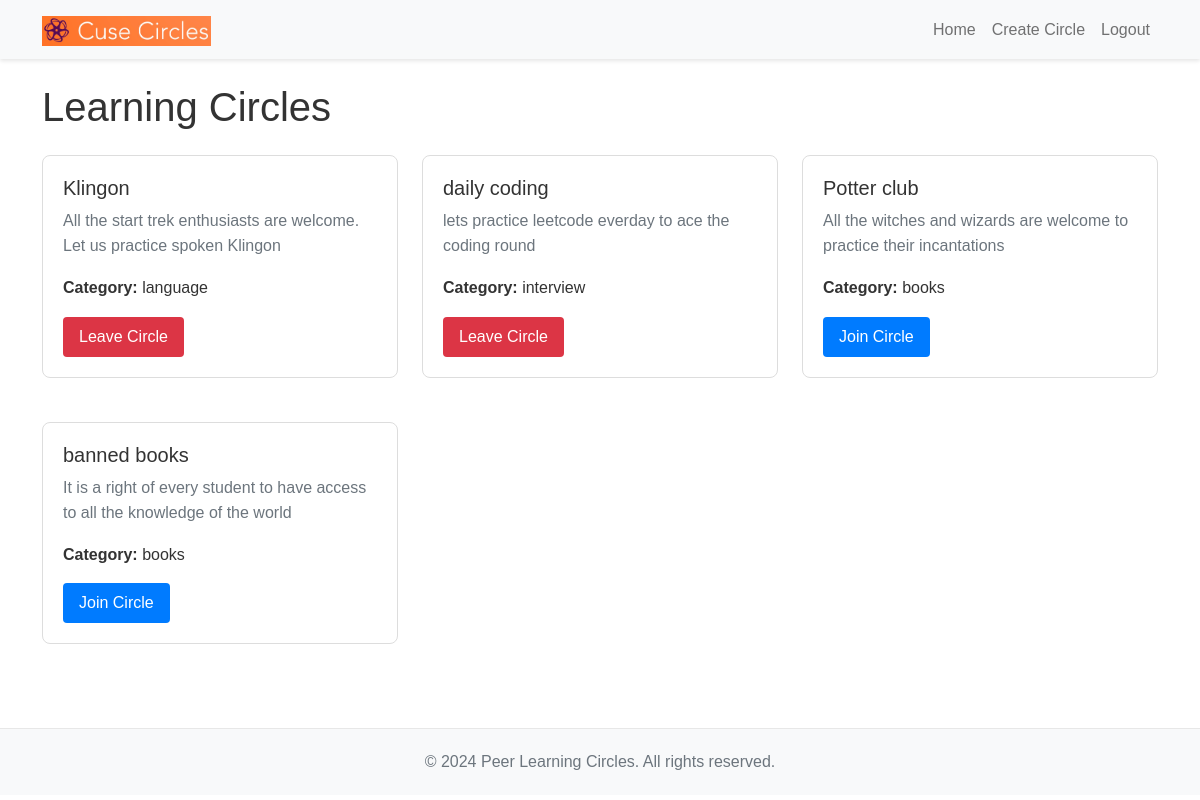
The app's page / (signed in) with its own data.
### circles/models.py (models this page shows, shortened)
class Circle(models.Model):
    name = models.CharField(max_length=100)
    description = models.TextField()
    category = models.CharField(max_length=50)
    creator = models.ForeignKey(User, on_delete=models.CASCADE)
    members = models.ManyToManyField(User, related_name='circles')
    created_at = models.DateTimeField(auto_now_add=True)

### circles/views.py (the view)
# urls.py: path('', views.home, name='home'),
def home(request):
    circles = Circle.objects.all()
    return render(request, 'circles/home.html', {'circles': circles})

### circles/templates/circles/home.html
{% extends 'circles/base.html' %}
{% block content %}
    <h1 class="mb-4">Learning Circles</h1>
    <div class="row">
        {% for circle in circles %}
            <div class="col-md-4 mb-4">
                <div class="circle-card">
                    <h2 class="h5">{{ circle.name }}</h2>
                    <p class="text-muted">{{ circle.description|truncatewords:20 }}</p>
                    <p><strong>Category:</strong> {{ circle.category }}</p>
                    {% if user.is_authenticated and user not in circle.members.all %}
                        <a href="{% url 'join_circle' circle.id %}" class="btn btn-join">Join Circle</a>
                    {% endif %}
                    {% if user.is_authenticated and user in circle.members.all %}
                        <a href="{% url 'leave_circle' circle.id %}" class="btn btn-leave">Leave Circle</a>
                    {% endif %}
                </div>
            </div>
        {% empty %}
            <p>No learning circles available at the moment.</p>
        {% endfor %}
    </div>
{% endblock %}

### static/css/style.css (style rules this page uses)
body { font-family: 'Arial', sans-serif; line-height: 1.6; color: #333; }
.circle-card { border: 1px solid #ddd; border-radius: 8px; padding: 20px; margin-bottom: 20px; transition: all 0.3s ease; }
.btn-join { background-color: #007bff; color: white; border: none; padding: 8px 16px; border-radius: 4px; transition: background-color 0.3s ease; }
.btn-leave { background-color: #dc3545; color: white; border: none; padding: 8px 16px; border-radius: 4px; transition: background-color 0.3s ease; }

### records on screen
Circle: name "Klingon", description "All the start trek enthusiasts are welcome. Let us practice spoken Klingon", category "language", shows "Leave Circle"
Circle: name "daily coding", description "lets practice leetcode everday to ace the coding round", category "interview", shows "Leave Circle"
Circle: name "Potter club", description "All the witches and wizards are welcome to practice their incantations", category "books", shows "Join Circle"
Circle: name "banned books", description "It is a right of every student to have access to all the knowledge of the world", category "books", shows "Join Circle"
